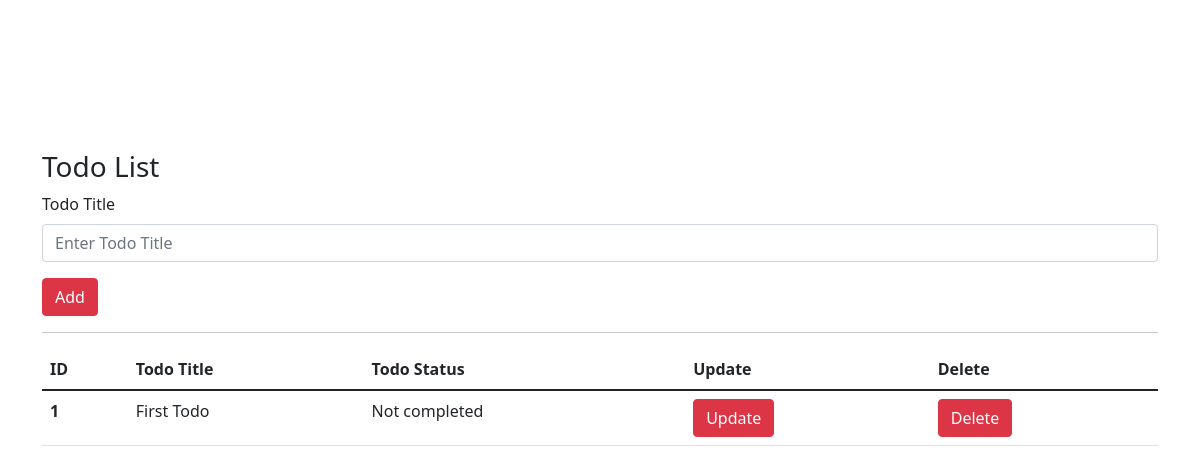
The app's page /, older data.
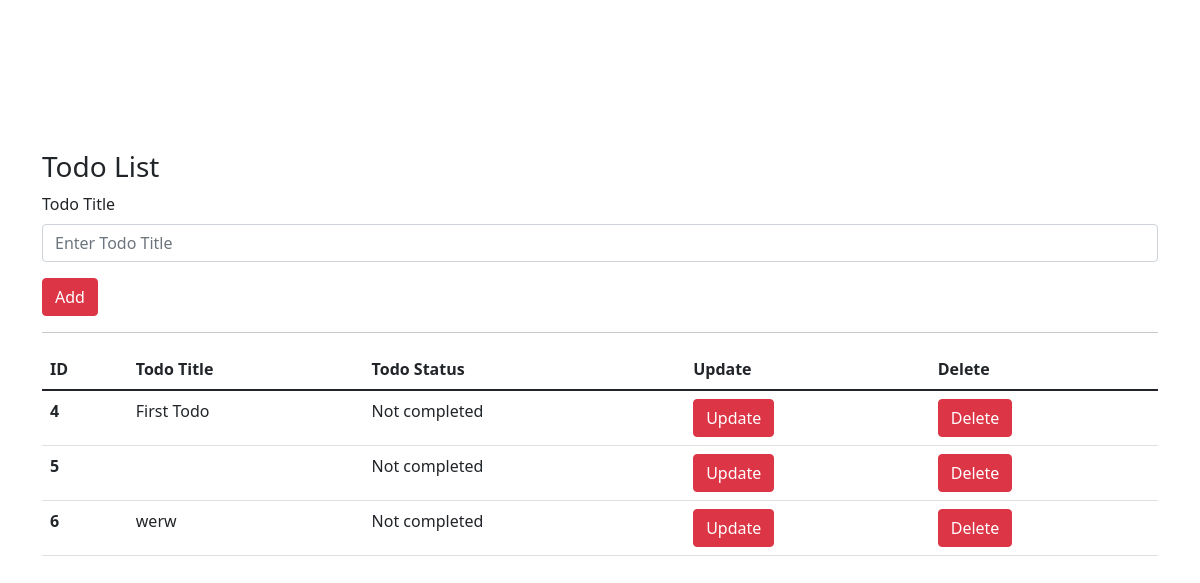
The same page, newer data.
### todo/models.py (models this page shows, shortened)
class Todo(models.Model):
    title = models.CharField(max_length=50, verbose_name = "Title")
    completed = models.BooleanField(verbose_name="Status")

### todo/views.py (the view)
# urls.py: path('', views.index),
def index(request):
    todos = Todo.objects.all()
    return render(request,"index.html",{"todos":todos})

### templates/index.html (shortened to what this page needs)
<!DOCTYPE html>
<html lang="en">
<head>
    <link href="https://cdn.jsdelivr.net/npm/bootstrap@5.1.1/dist/css/bootstrap.min.css" rel="stylesheet"
>
</head>
<body>
    <div class="container" style="margin-top: 150px;">
        <h3>Todo List</h3>
        <form action="/addTodo" method="POST">
            <div class="mb-3">
                <label for="exampleInputEmail1" class="form-label">Todo Title</label>
                <input type="text" name='title' class="form-control" id="exampleInputEmail1" aria-describedby="emailHelp" placeholder='Enter Todo Title'>
            </div>
            <button type="submit" class="btn btn-danger">Add</button>
        </form>
        <hr>
        {% if todos %}
        <table class="table">
            <thead>
              <tr>
                <th scope="col">ID</th>
                <th scope="col">Todo Title</th>
                <th scope="col">Todo Status</th>
                <th scope="col">Update</th>
                <th scope="col">Delete</th>
              </tr>
            </thead>
            <tbody>
                {% for todo in todos  %}
                 <tr>
                <th scope="row">{{todo.id}}</th>
                <td>{{todo.title}}</td>
                {% if todo.completed %}
                <td>Completed</td>
                {% else %}
                <td>Not completed</td>
                {% endif %}
                <td><a href="/update/{{todo.id}}" class="btn btn-danger">Update</a></td>
                <td><a href="/delete/{{todo.id}}" class="btn btn-danger">Delete</a></td>
              </tr>
                {% endfor %}
            </tbody>
          </table>
        {% else %}
        <div class="alert alert-danger">There are no Todos!</div>
        {% endif %}
    </div>
</body>
</html>

Row changes from the older to the newer data that the page shows:
removed Todo: id "1", title "First Todo", completed "Not completed"
added Todo: id "4", title "First Todo", completed "Not completed"
added Todo: id "5", completed "Not completed"
added Todo: id "6", title "werw", completed "Not completed"
